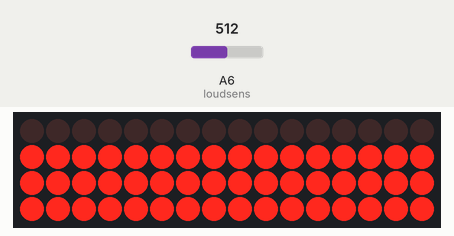
Bench run of a sketch on a simulated Arduino Nano, built with avr-gcc and run on an emulated ATmega328P. Shown: 16×4 LED matrix. Wiring (inferred from the names in the program): LED cube drawn one layer per row (orientation assumed): layers pin 0, pin 1, A4, A5; columns pin 2, pin 3, pin 4, pin 5, pin 6, pin 7, pin 8, pin 9, pin 10, pin 11, pin 12, pin 13, A0, A1, A2, A3. Inputs (shaded band) come from the test bench; at power-on: A6 (loudsens) = 512.

Above: at 2.8 s.
2.9 s: A6 (loudsens) set to 394
4.4 s: A6 (loudsens) set to 378
At 5.5 s:
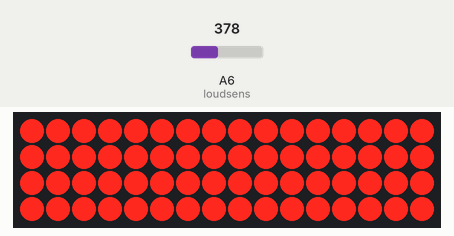
5.9 s: A6 (loudsens) set to 511
At 7.1 s:
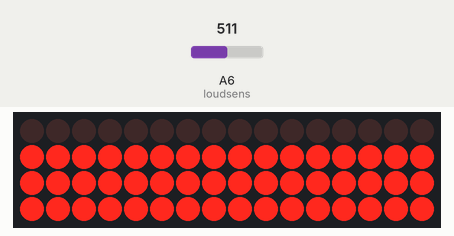
7.4 s: A6 (loudsens) set to 306
At 8.5 s:
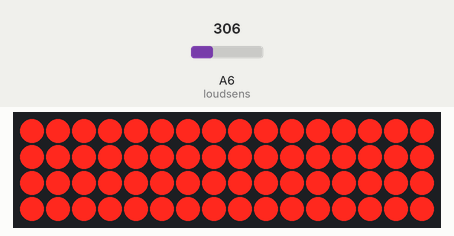
Timing chart, 0 to 9.9 s (numbered marks = the images above; inputs shaded):
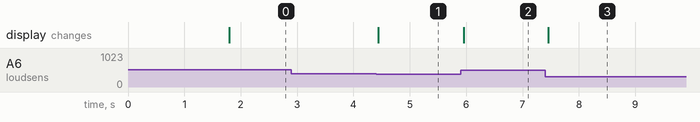

Measured:
- the behaviour switches between 388 and 387 on A6 (loudsens) (found by bisection; images 0 and 1)
- after the input at 2.9 s, every drawn part: stays the same
- after the input at 4.4 s, the display: changes at once (image 1)
- after the input at 5.9 s, the display: changes after 0.06 s (image 2)
- after the input at 7.4 s, the display: changes after 0.06 s (image 3)

The sketch:

4x4x4_LED_CUBE_working_loudness_sensor_.ino
```cpp
/*
 * This sketch is made for controlling 4x4x4 LED cube,
 * attached with loudness sensor.
 * I used Arduino Nano ATmega328P for this project.
 */


int x;
int column[16]={2,3,4,5,6,7,8,9,10,11,12,13,A0,A1,A2,A3};
int layer[4]={0,1,A4,A5};
int loudsens=A6;
void setup() {
  // put your setup code here, to run once:
  pinMode(loudsens, INPUT);
  for(int i=0; i<16; i++)
  {
  pinMode(column[i], OUTPUT);
  digitalWrite(column[i], 1);
  delay(100);
  }
  for(int i=0; i<4; i++)
  {
    pinMode(layer[i], OUTPUT);
  }


}

void loop() {
  // put your main code here, to run repeatedly:
  x=analogRead(loudsens);
  x=(x-450)*4/250;
  if(x>=0)
  {
    digitalWrite(layer[0], 0);
  }
  else
    digitalWrite(layer[0], 1);
  if(x>=1)
  {
    digitalWrite(layer[1], 0);
  }
  else
    digitalWrite(layer[1], 1);
  if(x>=2)
  {
    digitalWrite(layer[2], 0);
  }
  else
    digitalWrite(layer[2], 1);
  if(x>=3)
  {
    digitalWrite(layer[3], 0);
  }
  else
    digitalWrite(layer[3], 1);
  delay(100);
}
```
